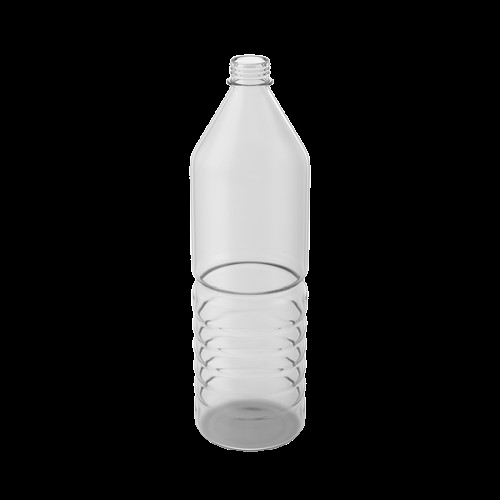
#> input picture bottle1.png, 500 x 500 px
$ python generate_data.py
#> lines starting #> are read from the running program, lines starting #| are printed output that depends on the picture; after the words box and inside, x2 and y2 are one past the last pixel; in counts of white or black regions, pixels touching at a corner belong together
### simulation_elements.py
import cv2
import numpy as np
import random
import os
import time

WIDTH, HEIGHT = 1280, 500
CONVEYOR_Y = 420
BELT_SPEED = 60

ZONES = {
    'filling': {'x_range': (250, 450), 'color': (255, 220, 220, 0.5)},
    'capping': {'x_range': (550, 750), 'color': (220, 255, 220, 0.5)},
    'labeling': {'x_range': (850, 1050), 'color': (220, 220, 255, 0.5)}
}

try:
    BACKGROUND_PATHS = [os.path.join('backgrounds', f) for f in os.listdir('backgrounds') if f.endswith(('.png', '.jpg', '.jpeg'))]
    if not BACKGROUND_PATHS:
        print("Warning: 'backgrounds' folder is empty. Using plain background.")
    else:
        print(f"Found {len(BACKGROUND_PATHS)} background images.")
except FileNotFoundError:
    print("Warning: 'backgrounds' folder not found. Using plain background.")
    BACKGROUND_PATHS = []


def overlay_transparent_image(background, overlay, x, y):
    h, w = overlay.shape[0], overlay.shape[1]
    y1, y2 = max(0, y), min(background.shape[0], y + h)
    x1, x2 = max(0, x), min(background.shape[1], x + w)
    overlay_y1, overlay_y2 = max(0, -y), min(h, background.shape[0] - y)
    overlay_x1, overlay_x2 = max(0, -x), min(w, background.shape[1] - x)
    roi = background[y1:y2, x1:x2]
    roi_overlay = overlay[overlay_y1:overlay_y2, overlay_x1:overlay_x2]
    if roi.shape[0] == 0 or roi.shape[1] == 0 or roi_overlay.shape[0] == 0 or roi_overlay.shape[1] == 0:
        return
    overlay_bgr = roi_overlay[:,:,0:3]
    alpha_mask = roi_overlay[:,:,3] / 255.0
    inverse_alpha_mask = 1.0 - alpha_mask
    roi_bg = (roi * np.expand_dims(inverse_alpha_mask, axis=2)).astype(np.uint8)
    roi_fg = (overlay_bgr * np.expand_dims(alpha_mask, axis=2)).astype(np.uint8)
    background[y1:y2, x1:x2] = cv2.add(roi_bg, roi_fg)


class VirtualBottle:
    try:
        BOTTLE_IMAGE = cv2.imread('bottle1.png', cv2.IMREAD_UNCHANGED)
    except (FileNotFoundError, IndexError):
        BOTTLE_IMAGE = None

    def __init__(self, bottle_id, anomaly_type=None):
        self.id = bottle_id
        self.x = 0
        self.y = CONVEYOR_Y
        self.state = 'bottle_empty'
        self.image_to_draw = None

        self.anomaly_type = anomaly_type
        self.stuck_info = {'is_stuck': False, 'stuck_until': 0}

        if self.BOTTLE_IMAGE is not None:
            scale = 0.5
            original_h, original_w = self.BOTTLE_IMAGE.shape[:2]
            self.height = int(original_h * scale)
            self.width = int(original_w * scale)
            self.image_to_draw = cv2.resize(self.BOTTLE_IMAGE, (self.width, self.height))
        else:
            self.width = 30
            self.height = 50
            self.color = (180, 105, 50)

    def update_position(self, delta_time):
        if self.anomaly_type == 'stuck':
            center_x = self.x + self.width // 2
            if ZONES['filling']['x_range'][0] < center_x < ZONES['filling']['x_range'][1] and not self.stuck_info['is_stuck']:
                self.stuck_info['is_stuck'] = True
                self.stuck_info['stuck_until'] = time.time() + 2
                print(f"[ANOMALY SCRIPT] Bottle {self.id} is now stuck in the filling zone.")

        if self.stuck_info['is_stuck'] and time.time() < self.stuck_info['stuck_until']:
            return

        current_speed = BELT_SPEED
        if self.anomaly_type == 'misaligned':
            center_x = self.x + self.width // 2
            if ZONES['capping']['x_range'][1] < center_x < ZONES['labeling']['x_range'][0]:
                current_speed *= 2.5

        self.x += int(current_speed * delta_time)

    def update_state(self):
        center_x = self.x + self.width // 2

        if self.anomaly_type == 'missing_label':
            if ZONES['labeling']['x_range'][0] <= center_x < ZONES['labeling']['x_range'][1]:
                self.state = 'bottle_capped'
                return
        if center_x < ZONES['filling']['x_range'][0]:
            self.state = 'bottle_empty'
        elif center_x < ZONES['capping']['x_range'][0]:
            self.state = 'bottle_filled'
        elif center_x < ZONES['labeling']['x_range'][0]:
            self.state = 'bottle_capped'
        else:
            self.state = 'bottle_labeled'

        if ZONES['filling']['x_range'][0] <= center_x < ZONES['filling']['x_range'][1]:
            self.state = 'bottle_filling'
        elif ZONES['capping']['x_range'][0] <= center_x < ZONES['capping']['x_range'][1]:
            self.state = 'bottle_capped'
        elif ZONES['labeling']['x_range'][0] <= center_x < ZONES['labeling']['x_range'][1]:
            self.state = 'bottle_labeled'

    def get_tracker_format(self):
        x1, y1 = self.x, self.y - self.height
        x2, y2 = self.x + self.width, self.y
        return {'id': self.id, 'label': self.state, 'bbox': [x1, y1, x2, y2], 'conf': 0.99}

    def draw(self, frame):
        if self.image_to_draw is not None:
            draw_y = self.y - self.height
            overlay_transparent_image(frame, self.image_to_draw, self.x, draw_y)
        else:
            x1, y1, x2, y2 = self.get_tracker_format()['bbox']
            cv2.rectangle(frame, (x1, y1), (x2, y2), self.color, -1)
            cv2.rectangle(frame, (x1, y1), (x2, y2), (255,255,255), 1)

def draw_environment(frame):
    overlay = frame.copy()
    for zone_name, props in ZONES.items():
        x1, x2 = props['x_range']
        color = props['color'][:3]
        cv2.rectangle(overlay, (x1, 50), (x2, HEIGHT - 100), color, -1)
        cv2.putText(frame, zone_name.upper(), (x1 + 10, 80), cv2.FONT_HERSHEY_SIMPLEX, 0.7, (0,0,0), 2)
    cv2.addWeighted(overlay, 0.3, frame, 0.7, 0, frame)
    cv2.line(frame, (0, CONVEYOR_Y), (WIDTH, CONVEYOR_Y), (0, 0, 0), 2)

### generate_data.py
import cv2
import numpy as np
import time
import os
import random
from simulation_elements import (
    VirtualBottle,
    draw_environment,
    BACKGROUND_PATHS,
    WIDTH,
    HEIGHT
)

# --- Configuration ---
MAX_FRAMES = 5000
#> MAX_FRAMES = 5000
SPAWN_INTERVAL = 5

CLASS_MAPPING = {
    'bottle_empty': 0,
    'bottle_filling': 1,
    'bottle_filled': 2,
    'bottle_capped': 3,
    'bottle_labeled': 4
}

def setup_directories():
    os.makedirs('data/images', exist_ok=True)
    os.makedirs('data/labels', exist_ok=True)

def main():
    setup_directories()

    bottles_on_belt = []
    next_bottle_id = 1
    last_spawn_time = time.time()
    last_frame_time = time.time()
    frame_count = 0

    print(f"Starting data generation for {MAX_FRAMES} frames...")

    while frame_count < MAX_FRAMES:
        current_time = time.time()
        delta_time = current_time - last_frame_time
        if delta_time == 0: continue
        last_frame_time = current_time

        if BACKGROUND_PATHS:

            bg_path = random.choice(BACKGROUND_PATHS)
            frame = cv2.imread(bg_path)
            frame = cv2.resize(frame, (WIDTH, HEIGHT))
        else:

            frame = np.full((HEIGHT, WIDTH, 3), (60, 60, 60), dtype=np.uint8)


        draw_environment(frame)

        if current_time - last_spawn_time > SPAWN_INTERVAL:

            bottles_on_belt.append(VirtualBottle(next_bottle_id))
            next_bottle_id += 1
            last_spawn_time = current_time

        label_lines = []
        for bottle in bottles_on_belt:
            bottle.update_position(delta_time)
            bottle.update_state()
            bottle.draw(frame)

            data = bottle.get_tracker_format()
            bbox = data['bbox']

            if data['label'] in CLASS_MAPPING:
                class_id = CLASS_MAPPING[data['label']]

                x1, y1, x2, y2 = bbox
                box_width = x2 - x1
                box_height = y2 - y1
                x_center = x1 + box_width / 2
                y_center = y1 + box_height / 2

                x_center_norm = x_center / WIDTH
                y_center_norm = y_center / HEIGHT
                width_norm = box_width / WIDTH
                height_norm = box_height / HEIGHT

                label_lines.append(f"{class_id} {x_center_norm} {y_center_norm} {width_norm} {height_norm}\n")


        if random.random() < 0.5:
            frame = cv2.GaussianBlur(frame, (5,5), 0)

        image_path = f'data/images/frame_{frame_count:05d}.png'
        label_path = f'data/labels/frame_{frame_count:05d}.txt'

        cv2.imwrite(image_path, frame)
        if label_lines:
            with open(label_path, 'w') as f:
                f.writelines(label_lines)

        frame_count += 1

        if frame_count % 100 == 0:
            print(f"Generated {frame_count}/{MAX_FRAMES} frames...")

    print(f"\nData generation complete. {MAX_FRAMES} images and labels saved in the 'data/' directory.")

if __name__ == '__main__':
    main()
#> (printed output is left out)
#> after the loop in draw_environment, `for zone_name, props in ZONES.items():`:
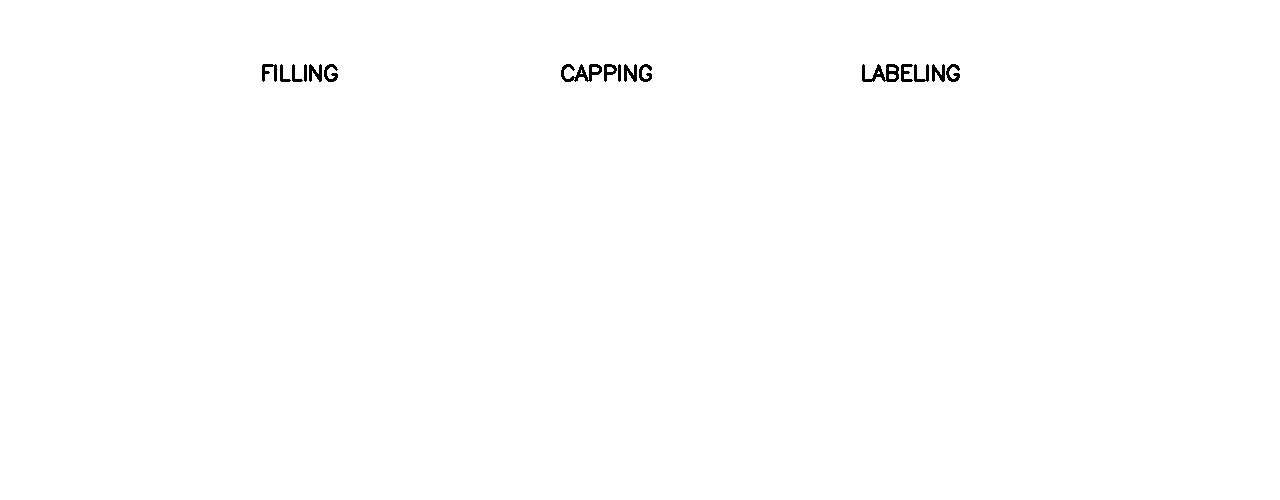
#> frame: shape (500, 1280, 3); values 0 (black) and 60 (white), 99.7% white; 16 black regions, largest, box (x1, y1, x2, y2) and area: (862, 64, 899, 82) 338, (561, 64, 602, 82) 336, (309, 64, 322, 82) 140
#> after the loop in draw_environment, `for zone_name, props in ZONES.items():`:
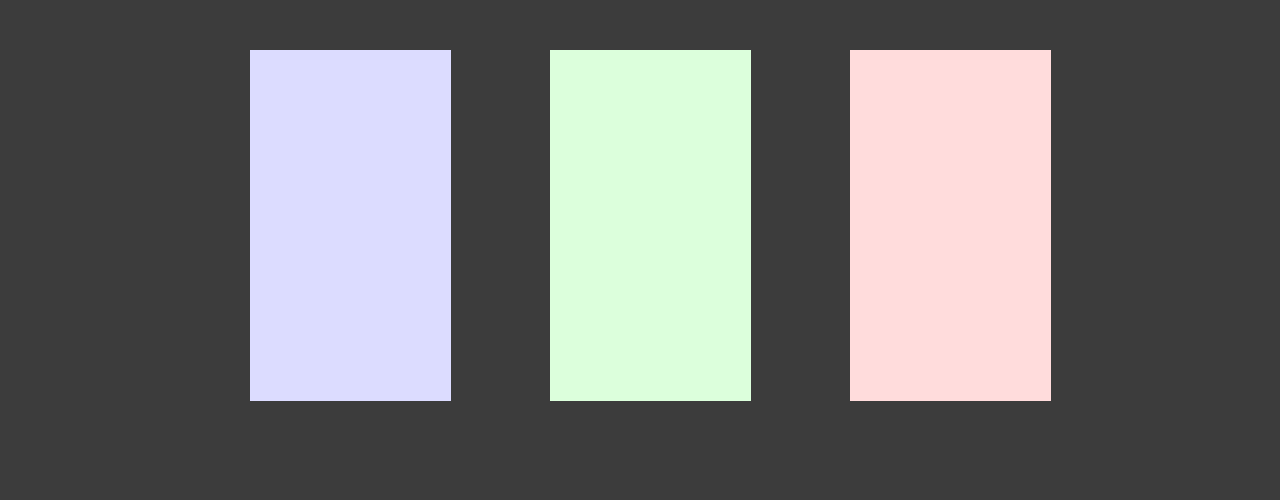
#> overlay: shape (500, 1280, 3); mean of channels 0, 1, 2 116.8, 116.8, 116.8; drawn as B, G, R
#> in draw_environment, `cv2.addWeighted(overlay, 0.3, frame, 0.7, 0, frame)`:
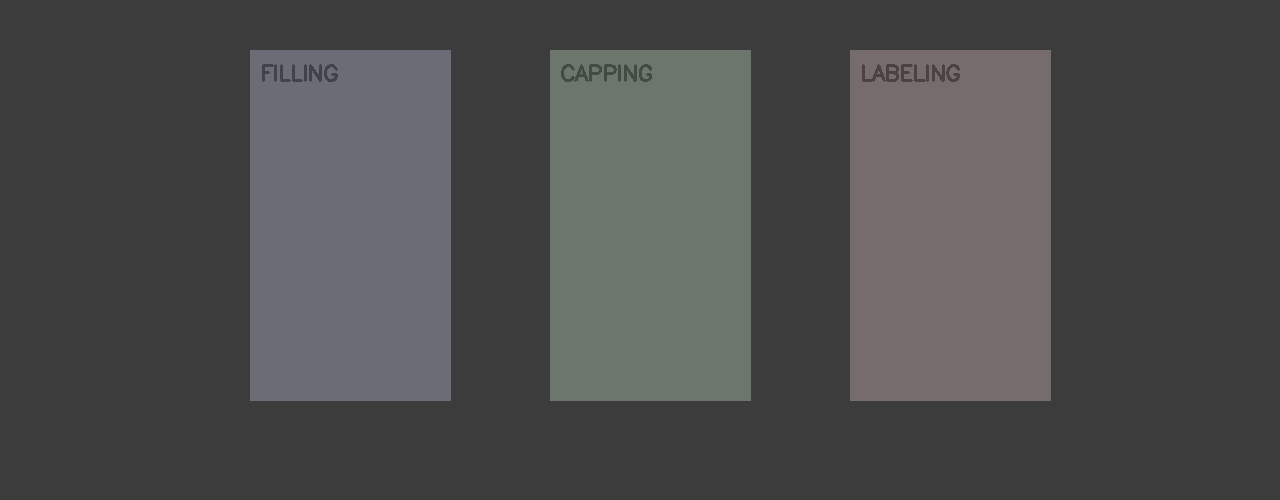
#> frame: shape (500, 1280, 3); mean of channels 0, 1, 2 76.8, 76.8, 76.8; drawn as B, G, R
#> in draw_environment, `cv2.line(frame, (0, CONVEYOR_Y), (WIDTH, CONVEYOR_Y), (0, 0, 0), 2)`:
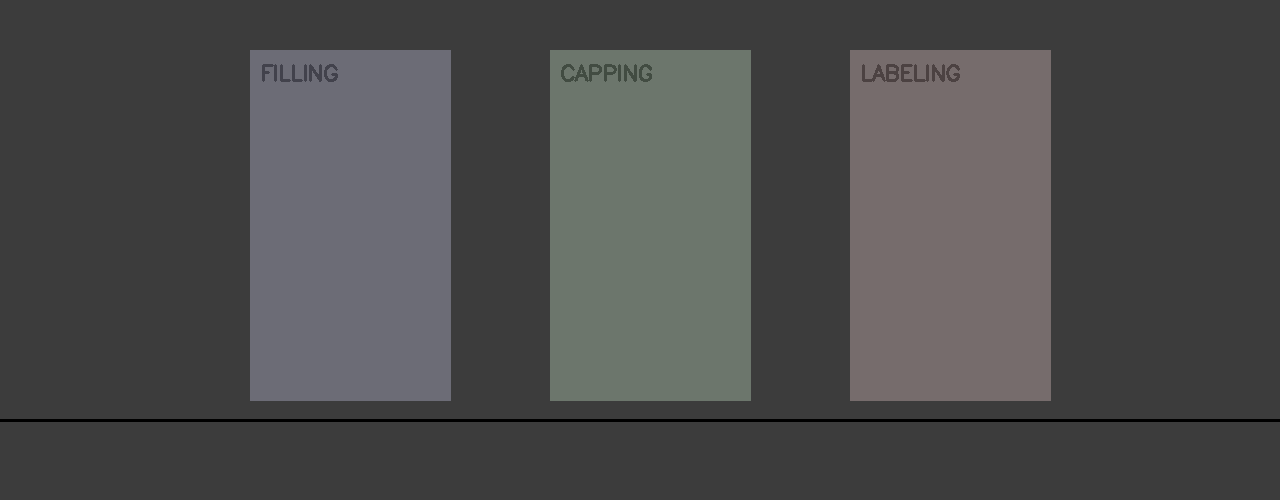
#> frame: shape (500, 1280, 3); 0.6% of pixels changed, all inside (x1, y1, x2, y2) = (0, 419, 1280, 422); drawn as B, G, R
#> after the loop in main, `for bottle in bottles_on_belt:`: label_lines = []
